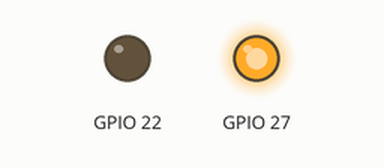
A program run on a simulated Raspberry Pi (BCM pin numbers). On the bench: output pins drawn as LEDs (lit = HIGH). Library files of the repository ran but are not shown: sx126x.py; what the program prints to the terminal is not drawn.

Above: at 0.1 s.
At 1.0 s:
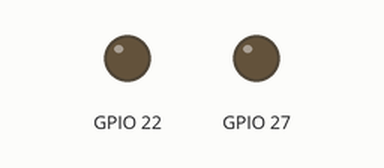
Timing chart, 0 to 2.5 s (numbered marks = the images above):
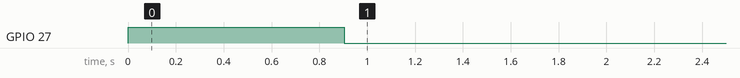

The program:

main.py
```python
#!/usr/bin/python
# -*- coding: UTF-8 -*-

#
#    this is an UART-LoRa device and thers is an firmware on Module
#    users can transfer or receive the data directly by UART and dont
#    need to set parameters like coderate,spread factor,etc.
#    |============================================ |
#    |   It does not suport LoRaWAN protocol !!!   |
#    | ============================================|
#
#    This script is mainly for Raspberry Pi 3B+, 4B, and Zero series
#    Since PC/Laptop does not have GPIO to control HAT, it should be configured by
#    GUI and while setting the jumpers,
#    Please refer to another script pc_main.py
#

import sys
import sx126x
import threading
import time
import select
import termios
import tty
from threading import Timer

old_settings = termios.tcgetattr(sys.stdin)
tty.setcbreak(sys.stdin.fileno())

#   serial_num
#       PiZero, Pi3B+, and Pi4B use "/dev/ttyS0"
#
#    Frequency is [850 to 930], or [410 to 493] MHz
#
#    address is 0 to 65535
#        under the same frequence,if set 65535,the node can receive
#        messages from another node of address is 0 to 65534 and similarly,
#        the address 0 to 65534 of node can receive messages while
#        the another note of address is 65535 sends.
#        otherwise two node must be same the address and frequence
#
#    The tramsmit power is {10, 13, 17, and 22} dBm
#
#    RSSI (receive signal strength indicator) is {True or False}
#        It will print the RSSI value when it receives each message
#
node = sx126x.sx126x(serial_num = "/dev/ttyS0",freq=868,addr=65535,power=22,rssi=True,air_speed=2400,relay=False)

try:
    time.sleep(1)
    while True:
        node.receive()

        # timer,send messages automatically

except:
    print("Fail1")
    termios.tcsetattr(sys.stdin, termios.TCSADRAIN, old_settings)
    # print('\x1b[2A',end='\r')
    # print(" "*100)
    # print(" "*100)
    # print('\x1b[2A',end='\r')

termios.tcsetattr(sys.stdin, termios.TCSADRAIN, old_settings)
# print('\x1b[2A',end='\r')
# print(" "*100)
# print(" "*100)
# print('\x1b[2A',end='\r')
```
